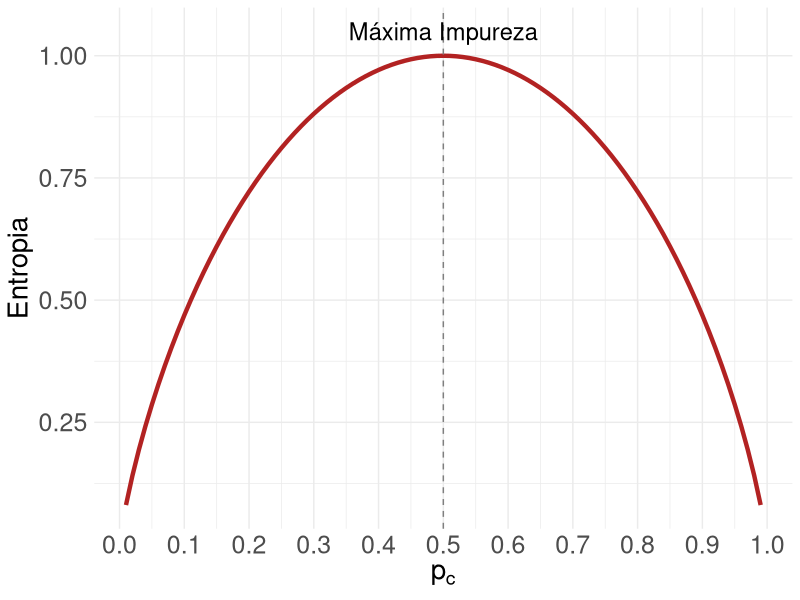

The R source for this figure:
## ---- chunk 1
#| echo: false
#| warning: false
#| error: false
#| fig-align: center

# Carregue o pacote ggplot2
library(ggplot2)

# Crie um data frame com valores de x e a entropia correspondente
data <- data.frame(x = seq(0.01, 0.99, by = 0.01),
                   entropy = -seq(0.01, 0.99, by = 0.01) * log2(seq(0.01, 0.99, by = 0.01))
                             - (1 - seq(0.01, 0.99, by = 0.01)) * log2(1 - seq(0.01, 0.99, by = 0.01)))

ggplot(data, aes(x = x, y = entropy)) +
  geom_line(color = "firebrick", linewidth = 1.5) + # 'linewidth' é o padrão atual
  geom_vline(xintercept = 0.5, linetype = "dashed", color = "gray50") + # Linha no centro
  annotate("text", x = 0.5, y = 1.05, label = "Máxima Impureza", size = 6) +
  labs(x = expression(p[c]), y = "Entropia") +
  scale_x_continuous(breaks = seq(0, 1, 0.1)) +
  theme_minimal() +
  theme(axis.text = element_text(size = 18), 
        axis.title = element_text(size = 20))
